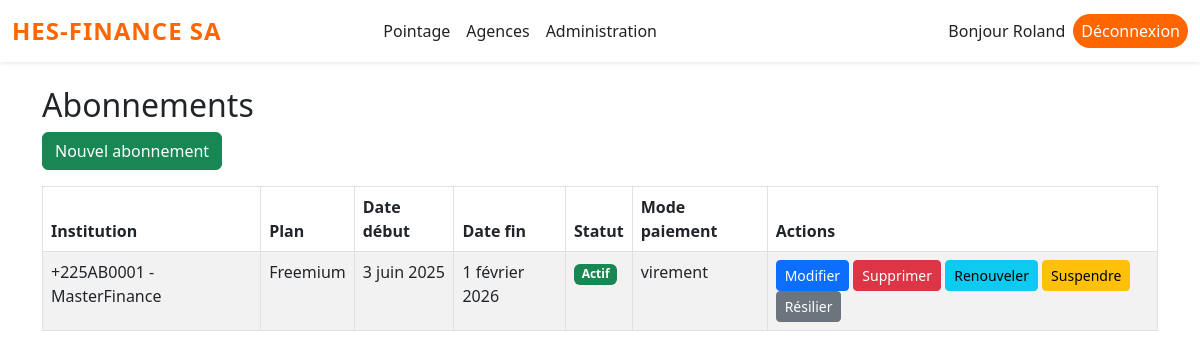
Page /institutions/abonnements/ (signed in) on the committed database.
### institutions/models.py (models this page shows, shortened)
class Abonnement(models.Model):
    class Meta:
        app_label = 'institutions'
    STATUT_CHOICES = [
        ('actif', 'Actif'),
        ('suspendu', 'Suspendu'),
        ('termine', 'Terminé'),
        ('en_attente', 'En attente'),
    ]
    institution = models.ForeignKey(Institution, on_delete=models.CASCADE, related_name='abonnements')
    plan = models.ForeignKey(PlanSaaS, on_delete=models.CASCADE, related_name='abonnements')
    date_debut = models.DateField()
    date_fin = models.DateField()
    statut = models.CharField(max_length=20, choices=STATUT_CHOICES, default='actif')
    mode_paiement = models.CharField(max_length=50)

class Institution(models.Model):
    class Meta:
        app_label = 'institutions'
    STATUT_CHOICES = [
        ('actif', 'Actif'),
        ('suspendu', 'Suspendu'),
    ]
    code_institution = models.CharField(max_length=20, unique=True, editable=False, blank=True)
    nom = models.CharField(max_length=255)
    adresse = models.TextField(blank=True, null=True)
    telephone = models.CharField(max_length=20, blank=True, null=True)
    email = models.EmailField(blank=True, null=True)
    pays = models.CharField(max_length=100)
    ville = models.CharField(max_length=100)
    indicatif_pays = models.CharField(max_length=10)
    statut = models.CharField(max_length=10, choices=STATUT_CHOICES, default='actif')
    date_creation = models.DateTimeField(auto_now_add=True)
    def __str__(self):
        return f"{self.code_institution} - {self.nom}"

class PlanSaaS(models.Model):
    class Meta:
        app_label = 'institutions'
    nom_plan = models.CharField(max_length=100)
    description = models.TextField()
    prix_mensuel = models.DecimalField(max_digits=10, decimal_places=2)
    limite_utilisateurs = models.IntegerField()
    fonctionnalites_incluses = models.JSONField(default=list, blank=True)  # Liste de fonctionnalités
    def __str__(self):
        return self.nom_plan

### institutions/views.py (the view)
# urls.py: path('abonnements/', AbonnementListView.as_view(), name='abonnement_list'),
@method_decorator(user_passes_test(superadmin_required), name='dispatch')
class AbonnementListView(LoginRequiredMixin, ListView):
    model = Abonnement
    template_name = 'institutions/abonnement_list.html'
    context_object_name = 'abonnements'
    paginate_by = 10
    ordering = ['-date_debut']

### institutions/views.py (called while the page is built)
def superadmin_required(user):
    return user.is_superuser

### institutions/templates/institutions/abonnement_list.html (shortened to what this page needs)
{% extends 'base.html' %}
{% block content %}
<div class="container mt-4">
    <h2>Abonnements</h2>
    <a href="{% url 'abonnement_create' %}" class="btn btn-success mb-3">Nouvel abonnement</a>
    <table class="table table-bordered table-striped">
        <thead>
            <tr>
                <th>Institution</th>
                <th>Plan</th>
                <th>Date début</th>
                <th>Date fin</th>
                <th>Statut</th>
                <th>Mode paiement</th>
                <th>Actions</th>
            </tr>
        </thead>
        <tbody>
            {% for ab in abonnements %}
            <tr>
                <td>{{ ab.institution }}</td>
                <td>{{ ab.plan }}</td>
                <td>{{ ab.date_debut }}</td>
                <td>{{ ab.date_fin }}</td>
                <td>
                    {% if ab.statut == 'actif' %}<span class="badge bg-success">Actif</span>{% elif ab.statut == 'suspendu' %}<span class="badge bg-warning">Suspendu</span>{% elif ab.statut == 'termine' %}<span class="badge bg-danger">Terminé</span>{% else %}<span class="badge bg-secondary">En attente</span>{% endif %}
                </td>
                <td>{{ ab.mode_paiement }}</td>
                <td>
                    <a href="{% url 'abonnement_update' pk=ab.pk %}" class="btn btn-primary btn-sm">Modifier</a>
                    <a href="{% url 'abonnement_delete' pk=ab.pk %}" class="btn btn-danger btn-sm">Supprimer</a>
                    <form action="{% url 'abonnement_renew' pk=ab.pk %}" method="post" style="display:inline;">
                        <button class="btn btn-info btn-sm" title="Renouveler"> Renouveler</button>
                    </form>
                    {% if ab.statut == 'actif' %}
                    <form action="{% url 'abonnement_suspend' pk=ab.pk %}" method="post" style="display:inline;">
                        <button class="btn btn-warning btn-sm" title="Suspendre">Suspendre</button>
                    </form>
                    {% endif %}
                    {% if ab.statut != 'termine' %}
                    <form action="{% url 'abonnement_resilier' pk=ab.pk %}" method="post" style="display:inline;">
                        <button class="btn btn-secondary btn-sm" title="Résilier">Résilier</button>
                    </form>
                    {% endif %}
                </td>
            </tr>
            {% empty %}
            <tr><td colspan="7">Aucun abonnement enregistré.</td></tr>
            {% endfor %}
        </tbody>
    </table>
</div>
{% endblock %}

### templates/base.html (shortened to what this page needs)
<!DOCTYPE html>
<html lang="fr">
<head>
    <link href="https://cdn.jsdelivr.net/npm/bootstrap@5.3.0/dist/css/bootstrap.min.css" rel="stylesheet">
</head>
<body>
    <nav class="navbar navbar-expand-lg navbar-light bg-white shadow-sm mb-4 py-2">
      <div class="container-fluid">
        <a class="navbar-brand fw-bold text-primary" href="{% url 'institution_list' %}" style="font-size: 1.5rem;">HES-FINANCE SA</a>
        <div class="collapse navbar-collapse justify-content-center" id="mainNavbar">
          {% if user.is_authenticated %}
          <ul class="navbar-nav mx-auto gap-3">
            <li class="nav-item"><a class="nav-link px-3" href="{% url 'pointages_list' %}">Pointage</a></li>
            <li class="nav-item"><a class="nav-link px-3" href="/agences/">Agences</a></li>
            <li class="nav-item"><a class="nav-link px-3" href="/admin/">Administration</a></li>
          </ul>
          <ul class="navbar-nav ms-auto align-items-center gap-2">
            <li class="nav-item"><span class="nav-link disabled" style="font-weight: 500;">Bonjour {{ user.username }}</span></li>
            <li class="nav-item"><a class="nav-link btn btn-outline-danger px-3" style="border-radius: 20px;" href="/admin/logout/">Déconnexion</a></li>
          </ul>
          {% else %}
          <ul class="navbar-nav ms-auto">
            <li class="nav-item"><a class="nav-link btn btn-primary px-3 text-white" style="border-radius: 20px;" href="/admin/login/">Connexion</a></li>
          </ul>
          {% endif %}
        </div>
      </div>
    </nav>
    {% block content %}{% endblock %}
</body>
</html>

### templates/base.html (style rules this page uses)
.navbar-nav .nav-link { color: #222; font-weight: 500; padding-left: 0.5rem !important; padding-right: 0.5rem !important; margin-left: 0 !important; margin-right: 0 !important; border-radius: 7px; transition: color 0.2s, background 0.2s; }
.navbar-brand { letter-spacing: 1px; color: #ff6600 !important; }
.navbar-nav { gap: 0 !important; }
.navbar-nav .btn-outline-danger, .navbar-nav .btn-primary { background: #ff6600 !important; color: #fff !important; border: none !important; font-weight: 500; border-radius: 14px; padding: 0.3rem 1.1rem; }
body { background: #fff; }

### rows in the picture
Abonnement: institution "+225AB0001 - MasterFinance", plan "Freemium", date_debut "3 juin 2025", date_fin "1 février 2026", statut "Actif", mode_paiement "virement"

### other values in the picture
{{ user.username }} "Roland"
